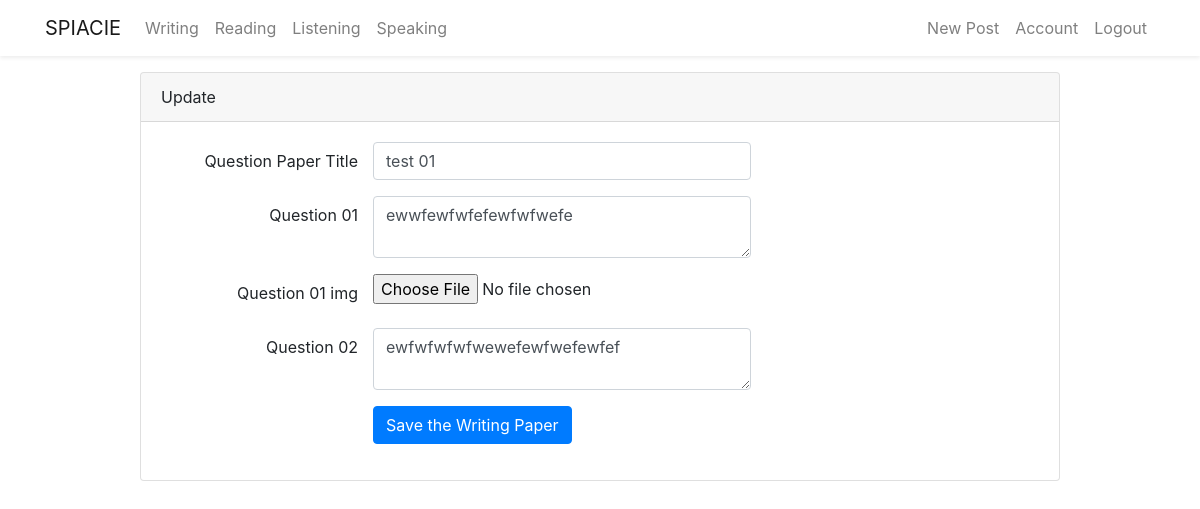
Before: /writing/1/update (signed in) with the older database file.
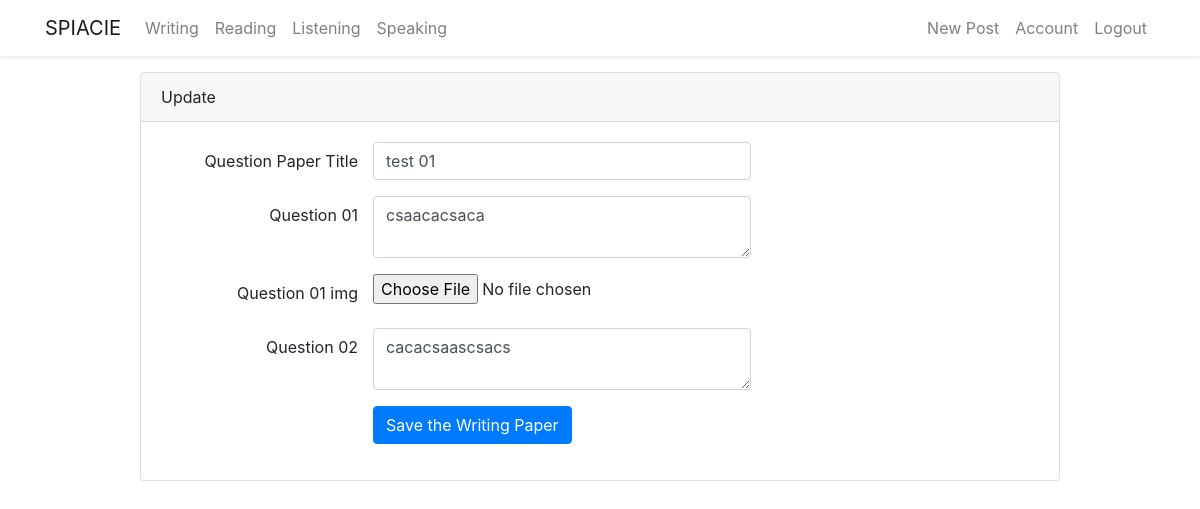
After: the same page with the newer database file.
### flaskblog/models.py (models this page shows, shortened)
class Writingpaper(db.Model):
    id = db.Column(db.Integer, primary_key=True)
    title = db.Column(db.String(300), unique=True, nullable=False)
    task01 = db.Column(db.String(1000), nullable=False)
    task01_img = db.Column(db.String(20), nullable=True)
    task02 = db.Column(db.String(1000), nullable=False)
    date_posted = db.Column(db.DateTime, nullable=False,
                            default=datetime.now())
    user_id = db.Column(db.Integer, db.ForeignKey('user.id'), nullable=False)
    answer = db.relationship(
        'Writingpaperanswer', backref='candidate', lazy=True)

### flaskblog/writing/routes.py (the view)
@writing.route("/writing/<int:writing_id>/update", methods=['GET', 'POST'])
@login_required
def update_writing(writing_id):
    writing = Writingpaper.query.get_or_404(writing_id)
    if writing.wcreator != current_user:
        abort(403)
    form = WritingUpdateForm()
    if form.validate_on_submit():
        if form.task01_img.data:
            task01_file = paper_picture(form.task01_img.data)
            writing.task01_img = task01_file
        writing.title = form.title.data
        writing.task01 = form.task01.data
        writing.task02 = form.task02.data
        db.session.commit()
        flash('Your Writing Question Papers has been updated', 'success')
        return redirect(url_for('writing.show_writing', writing_id=writing.id))
    elif request.method == 'GET':
        form.title.data = writing.title
        form.task01.data = writing.task01
        form.task02.data = writing.task02
        form.task01_img.data = writing.task01_img
    return render_template('create_writing.html', title='Update', form=form, legend='Update')

### flaskblog/writing/forms.py
class WritingUpdateForm(FlaskForm):
    title = StringField('Question Paper Title',
                        validators=[DataRequired()])
    task01 = TextAreaField('Question 01', validators=[DataRequired()])
    task01_img = FileField('Question 01 img', validators=[
                           FileAllowed(['jpg', 'png'])])
    task02 = TextAreaField('Question 02', validators=[DataRequired()])
    submit = SubmitField('Save the Writing Paper')

### flaskblog/models.py (called while the page is built)
@login_manger.user_loader
def load_user(user_id):
    return User.query.get(int(user_id))

### flaskblog/templates/create_writing.html (shortened to what this page needs)
{% extends 'layout.html' %} {% block content %}
<div class="row justify-content-center mt-3">
  <div class="col-md-10">
    <div class="card">
      <div class="card-header">{{ legend }}</div>
      <div class="card-body">
        <form method="post" action="" enctype="multipart/form-data">
          <div class="form-group row">
            {{ form.title.label(class_="col-md-3 col-form-label
            text-md-right")}} {% if form.title.errors %}
            {{form.title(class="form-control col-md-5 is-invalid")}}
            <div class="invaild-feedback col-md-3 text-danger">
              {% for error in form.title.errors %}
              <small>{{ error }}</small>
              {% endfor %}
            </div>
            {% else %} {{ form.title(class_="form-control col-md-5")}} {% endif
            %}
          </div>
          <div class="form-group row">
            {{ form.task01.label(class_="col-md-3 col-form-label
            text-md-right")}} {% if form.task01.errors %}
            {{form.task01(class="form-control col-md-5 is-invalid")}}
            <div class="invaild-feedback col-md-3 text-danger">
              {% for error in form.task01.errors %}
              <small>{{ error }}</small>
              {% endfor %}
            </div>
            {% else %} {{ form.task01(class_="form-control col-md-5")}} {% endif
            %}
          </div>
          <div class="form-group row">
            {{ form.task01_img.label(class_="col-md-3 col-form-label
            text-md-right")}} {{ form.task01_img(class="form-control-item") }}
          </div>
          <div class="form-group row">
            {{ form.task02.label(class_="col-md-3 col-form-label
            text-md-right")}} {% if form.task02.errors %}
            {{form.task02(class="form-control col-md-5 is-invalid")}}
            <div class="invaild-feedback col-md-3 text-danger">
              {% for error in form.task02.errors %}
              <small>{{ error }}</small>
              {% endfor %}
            </div>
            {% else %} {{ form.task02(class_="form-control col-md-5")}} {% endif
            %}
          </div>
          <div class="form-group row">
            <div class="offset-md-3">
              {{ form.submit(class="btn btn-primary")}}
            </div>
          </div>
        </form>
      </div>
    </div>
  </div>
</div>
{% endblock content %}

Changed rows visible on the page:
changed Writingpaper "test 01": task01 "ewwfewfwfefewfwfwefe" → "csaacacsaca"; task02 "ewfwfwfwfwewefewfwefewfef" → "cacacsaascsacs"
